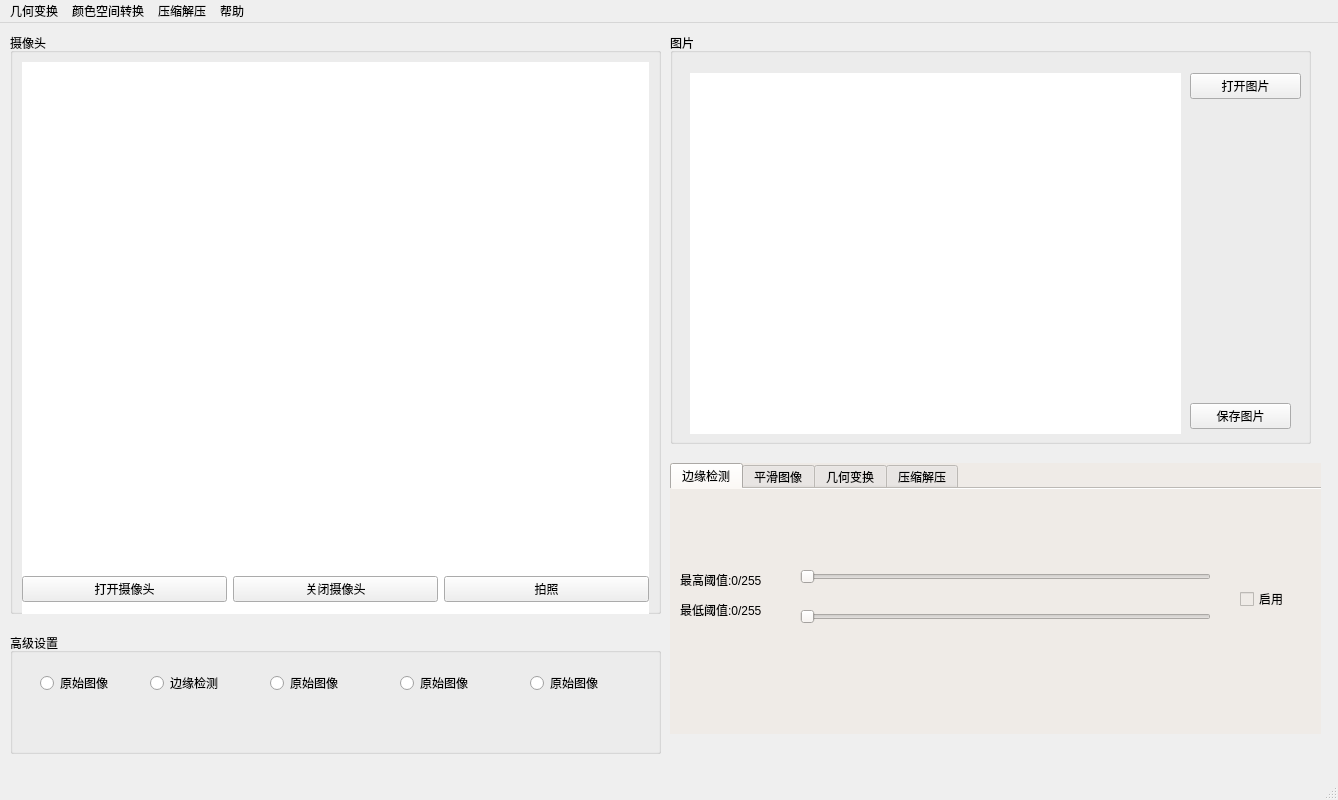
<?xml version="1.0" encoding="UTF-8"?>
<ui version="4.0">
 <class>MainWindow</class>
 <widget class="QMainWindow" name="MainWindow">
  <property name="geometry">
   <rect>
    <x>0</x>
    <y>0</y>
    <width>1338</width>
    <height>800</height>
   </rect>
  </property>
  <property name="windowTitle">
   <string>OpenCv图像处理教学演示系统V1.0</string>
  </property>
  <widget class="QWidget" name="centralwidget">
   <widget class="QGroupBox" name="groupBox">
    <property name="geometry">
     <rect>
      <x>10</x>
      <y>10</y>
      <width>651</width>
      <height>581</height>
     </rect>
    </property>
    <property name="title">
     <string>摄像头</string>
    </property>
    <layout class="QVBoxLayout" name="verticalLayout_4">
     <item>
      <layout class="QVBoxLayout" name="verticalLayout_3">
       <item>
        <widget class="QLabel" name="label_camera">
         <property name="minimumSize">
          <size>
           <width>0</width>
           <height>574</height>
          </size>
         </property>
         <property name="styleSheet">
          <string notr="true">background-color: rgb(255, 255, 255);</string>
         </property>
         <property name="text">
          <string/>
         </property>
         <property name="scaledContents">
          <bool>true</bool>
         </property>
        </widget>
       </item>
       <item>
        <layout class="QHBoxLayout" name="horizontalLayout">
         <item>
          <widget class="QPushButton" name="pushButton_open">
           <property name="text">
            <string>打开摄像头</string>
           </property>
          </widget>
         </item>
         <item>
          <widget class="QPushButton" name="pushButton_close">
           <property name="text">
            <string>关闭摄像头</string>
           </property>
          </widget>
         </item>
         <item>
          <widget class="QPushButton" name="pushButton_takephoto">
           <property name="text">
            <string>拍照</string>
           </property>
          </widget>
         </item>
        </layout>
       </item>
      </layout>
     </item>
    </layout>
   </widget>
   <widget class="QTabWidget" name="tabWidget">
    <property name="geometry">
     <rect>
      <x>670</x>
      <y>440</y>
      <width>651</width>
      <height>271</height>
     </rect>
    </property>
    <property name="styleSheet">
     <string notr="true">background-color: rgb(239, 235, 231);</string>
    </property>
    <property name="currentIndex">
     <number>0</number>
    </property>
    <property name="usesScrollButtons">
     <bool>true</bool>
    </property>
    <property name="documentMode">
     <bool>true</bool>
    </property>
    <property name="tabsClosable">
     <bool>false</bool>
    </property>
    <property name="movable">
     <bool>true</bool>
    </property>
    <property name="tabBarAutoHide">
     <bool>true</bool>
    </property>
    <widget class="QWidget" name="tab_canny">
     <attribute name="title">
      <string>边缘检测</string>
     </attribute>
     <widget class="QSlider" name="horizontalSlider_canny_max">
      <property name="geometry">
       <rect>
        <x>130</x>
        <y>80</y>
        <width>411</width>
        <height>16</height>
       </rect>
      </property>
      <property name="maximum">
       <number>255</number>
      </property>
      <property name="value">
       <number>0</number>
      </property>
      <property name="orientation">
       <enum>Qt::Horizontal</enum>
      </property>
     </widget>
     <widget class="QSlider" name="horizontalSlider_canny_min">
      <property name="geometry">
       <rect>
        <x>130</x>
        <y>120</y>
        <width>411</width>
        <height>16</height>
       </rect>
      </property>
      <property name="maximum">
       <number>255</number>
      </property>
      <property name="orientation">
       <enum>Qt::Horizontal</enum>
      </property>
     </widget>
     <widget class="QLabel" name="label_canny_max">
      <property name="geometry">
       <rect>
        <x>10</x>
        <y>80</y>
        <width>111</width>
        <height>21</height>
       </rect>
      </property>
      <property name="text">
       <string>最高阈值:0/255</string>
      </property>
     </widget>
     <widget class="QLabel" name="label_canny_min">
      <property name="geometry">
       <rect>
        <x>10</x>
        <y>110</y>
        <width>111</width>
        <height>21</height>
       </rect>
      </property>
      <property name="text">
       <string>最低阈值:0/255</string>
      </property>
     </widget>
     <widget class="QCheckBox" name="checkBox_canny_use">
      <property name="geometry">
       <rect>
        <x>570</x>
        <y>100</y>
        <width>61</width>
        <height>20</height>
       </rect>
      </property>
      <property name="text">
       <string>启用</string>
      </property>
     </widget>
    </widget>
    <widget class="QWidget" name="tab_2">
     <attribute name="title">
      <string>平滑图像</string>
     </attribute>
    </widget>
    <widget class="QWidget" name="tab_3">
     <attribute name="title">
      <string>几何变换</string>
     </attribute>
    </widget>
    <widget class="QWidget" name="tab_4">
     <attribute name="title">
      <string>压缩解压</string>
     </attribute>
    </widget>
   </widget>
   <widget class="QGroupBox" name="groupBox_2">
    <property name="geometry">
     <rect>
      <x>10</x>
      <y>610</y>
      <width>651</width>
      <height>121</height>
     </rect>
    </property>
    <property name="title">
     <string>高级设置</string>
    </property>
    <widget class="QRadioButton" name="radioButton">
     <property name="geometry">
      <rect>
       <x>30</x>
       <y>40</y>
       <width>101</width>
       <height>20</height>
      </rect>
     </property>
     <property name="text">
      <string>原始图像</string>
     </property>
    </widget>
    <widget class="QRadioButton" name="radioButton_2">
     <property name="geometry">
      <rect>
       <x>140</x>
       <y>40</y>
       <width>91</width>
       <height>20</height>
      </rect>
     </property>
     <property name="text">
      <string>边缘检测</string>
     </property>
    </widget>
    <widget class="QRadioButton" name="radioButton_3">
     <property name="geometry">
      <rect>
       <x>260</x>
       <y>40</y>
       <width>101</width>
       <height>20</height>
      </rect>
     </property>
     <property name="text">
      <string>原始图像</string>
     </property>
    </widget>
    <widget class="QRadioButton" name="radioButton_4">
     <property name="geometry">
      <rect>
       <x>390</x>
       <y>40</y>
       <width>101</width>
       <height>20</height>
      </rect>
     </property>
     <property name="text">
      <string>原始图像</string>
     </property>
    </widget>
    <widget class="QRadioButton" name="radioButton_5">
     <property name="geometry">
      <rect>
       <x>520</x>
       <y>40</y>
       <width>101</width>
       <height>20</height>
      </rect>
     </property>
     <property name="text">
      <string>原始图像</string>
     </property>
    </widget>
   </widget>
   <widget class="QGroupBox" name="groupBox_3">
    <property name="geometry">
     <rect>
      <x>670</x>
      <y>10</y>
      <width>641</width>
      <height>411</height>
     </rect>
    </property>
    <property name="title">
     <string>图片</string>
    </property>
    <widget class="QLabel" name="label_image">
     <property name="geometry">
      <rect>
       <x>20</x>
       <y>40</y>
       <width>491</width>
       <height>361</height>
      </rect>
     </property>
     <property name="minimumSize">
      <size>
       <width>0</width>
       <height>340</height>
      </size>
     </property>
     <property name="maximumSize">
      <size>
       <width>16777215</width>
       <height>16777215</height>
      </size>
     </property>
     <property name="styleSheet">
      <string notr="true">background-color: rgb(255, 255, 255);</string>
     </property>
     <property name="text">
      <string/>
     </property>
     <property name="scaledContents">
      <bool>true</bool>
     </property>
    </widget>
    <widget class="QPushButton" name="pushButton_openPic">
     <property name="geometry">
      <rect>
       <x>520</x>
       <y>40</y>
       <width>111</width>
       <height>26</height>
      </rect>
     </property>
     <property name="text">
      <string>打开图片</string>
     </property>
    </widget>
    <widget class="QPushButton" name="pushButton_savePic">
     <property name="geometry">
      <rect>
       <x>520</x>
       <y>370</y>
       <width>101</width>
       <height>26</height>
      </rect>
     </property>
     <property name="text">
      <string>保存图片</string>
     </property>
    </widget>
    <widget class="QLabel" name="label_imageSize">
     <property name="geometry">
      <rect>
       <x>30</x>
       <y>50</y>
       <width>121</width>
       <height>21</height>
      </rect>
     </property>
     <property name="styleSheet">
      <string notr="true">color: rgb(255, 0, 0);</string>
     </property>
     <property name="text">
      <string/>
     </property>
    </widget>
   </widget>
  </widget>
  <widget class="QMenuBar" name="menubar">
   <property name="geometry">
    <rect>
     <x>0</x>
     <y>0</y>
     <width>1338</width>
     <height>23</height>
    </rect>
   </property>
   <property name="styleSheet">
    <string notr="true"/>
   </property>
   <property name="defaultUp">
    <bool>false</bool>
   </property>
   <widget class="QMenu" name="menu">
    <property name="title">
     <string>几何变换</string>
    </property>
    <addaction name="actionXuanzhuan"/>
    <addaction name="actionXuanzhuan_2"/>
    <addaction name="actionPingyi"/>
    <addaction name="action_3"/>
   </widget>
   <widget class="QMenu" name="menu_2">
    <property name="title">
     <string>颜色空间转换</string>
    </property>
    <addaction name="actionRed"/>
    <addaction name="actionGreen"/>
    <addaction name="actionBlue"/>
    <addaction name="actionRgb"/>
   </widget>
   <widget class="QMenu" name="menu_3">
    <property name="title">
     <string>帮助</string>
    </property>
    <addaction name="actionOpenCv"/>
    <addaction name="action"/>
    <addaction name="action_2"/>
   </widget>
   <widget class="QMenu" name="menu_4">
    <property name="title">
     <string>压缩解压</string>
    </property>
    <addaction name="actionYasuo"/>
    <addaction name="actionJieya"/>
   </widget>
   <addaction name="menu"/>
   <addaction name="menu_2"/>
   <addaction name="menu_4"/>
   <addaction name="menu_3"/>
  </widget>
  <widget class="QStatusBar" name="statusbar"/>
  <action name="actionXuanzhuan">
   <property name="text">
    <string>翻转</string>
   </property>
  </action>
  <action name="actionXuanzhuan_2">
   <property name="text">
    <string>旋转</string>
   </property>
  </action>
  <action name="actionRed">
   <property name="text">
    <string>追踪红色</string>
   </property>
  </action>
  <action name="actionGreen">
   <property name="text">
    <string>追踪绿色</string>
   </property>
  </action>
  <action name="actionBlue">
   <property name="text">
    <string>追踪蓝色</string>
   </property>
  </action>
  <action name="actionOpenCv">
   <property name="text">
    <string>OpenCv功能接口</string>
   </property>
  </action>
  <action name="action">
   <property name="text">
    <string>软件使用说明</string>
   </property>
  </action>
  <action name="action_2">
   <property name="text">
    <string>版权说明</string>
   </property>
  </action>
  <action name="actionRgb">
   <property name="text">
    <string>追踪红绿蓝</string>
   </property>
  </action>
  <action name="actionPingyi">
   <property name="text">
    <string>平移</string>
   </property>
  </action>
  <action name="action_3">
   <property name="text">
    <string>缩放</string>
   </property>
  </action>
  <action name="actionYasuo">
   <property name="text">
    <string>压缩图片</string>
   </property>
  </action>
  <action name="actionJieya">
   <property name="text">
    <string>解压图片</string>
   </property>
  </action>
 </widget>
 <resources>
  <include location="../tutorialHtml.qrc"/>
 </resources>
 <connections/>
</ui>
